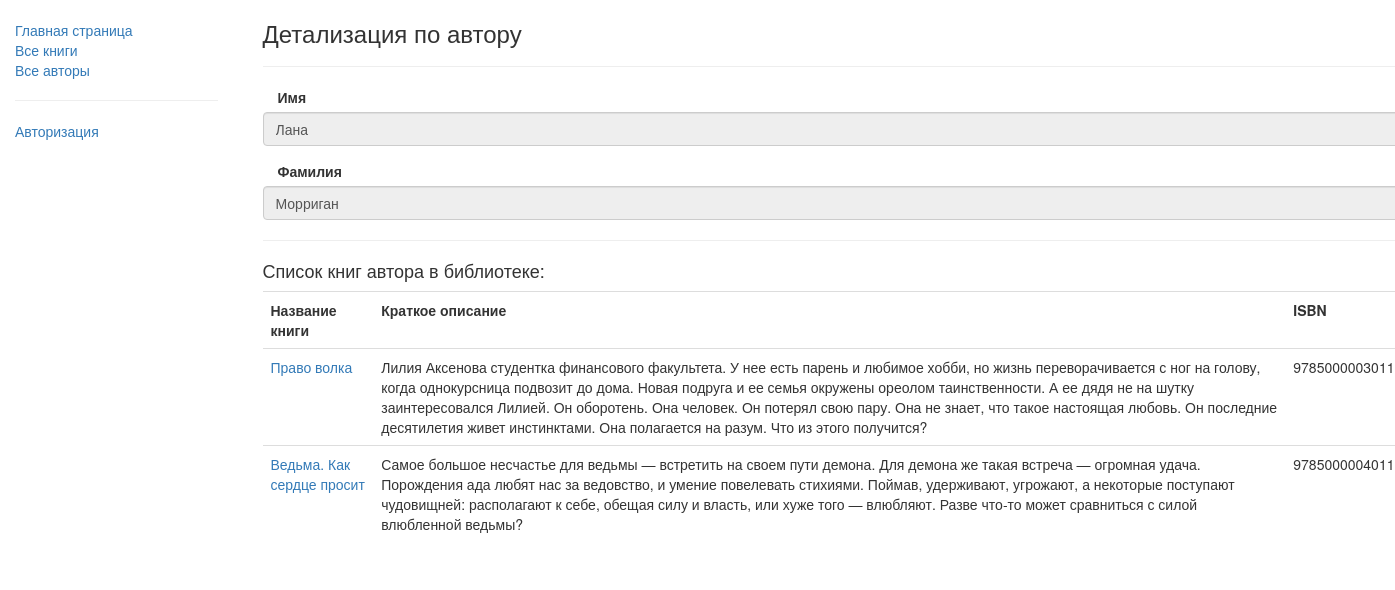
The page /catalog/authors/3 on the database its author committed.
### catalog/models.py (models this page shows, shortened)
class Author(models.Model):
    first_name = models.CharField(max_length=100)
    last_name = models.CharField(max_length=100)
    date_of_birth = models.DateField(null=True, blank=True)
    date_of_death = models.DateField(null=True, blank=True)
    class Meta:
        permissions = [('can_create_author', 'Can create/update/delte author')]

class Book(models.Model):
    title = models.CharField(max_length=200)
    author = models.ForeignKey('Author',
                                on_delete=models.SET_NULL,
                                null=True)
    summary = models.TextField(max_length=1000,
                                help_text='Введите краткое описание книги')
    isbn = models.CharField('ISBN', max_length=13,
                            help_text='13 символов <a href="https://www.isbn-international.org/content/what-isbn">ISBN номер</a>')
    genre = models.ManyToManyField(Genre, help_text='Выберите жанр книги')
    def display_genre(self):
        """Получаем текстовое название жанра для панели администратора"""
        return ', '.join([genre.name for genre in self.genre.all()[:3]])
    display_genre.short_description = 'Genre'
    class Meta:
        permissions = [('can_create_book', 'Can create/update/delete book')]

### catalog/views.py (the view)
# urls.py: re_path(r'^authors/(?P<pk>\d+)$', views.AuthorDetailView.as_view(), name='author-detail'),
class AuthorDetailView(generic.DetailView):
    model = Author
    template_name = 'author-detail.html'
    def get_context_data(self, **kwargs):
        pk = self.kwargs.get(self.pk_url_kwarg, None)
        context = super().get_context_data(**kwargs)
        context['books'] = Book.objects.all().filter(author_id=pk)
        return context

### catalog/templates/author-detail.html (shortened to what this page needs)
{% extends 'base.html' %}
{% block content %}
    <div class="container">
        <h3>Детализация по автору</h3>
        <hr>
        <form action="">
            <div class="form-group">
                <label for="firstname" class="col-sm-2 col-form-label">Имя</label>
                <input type="text" readonly class="form-control" id="firstname" value="{{ author.first_name }}">
            </div>
            <div class="form-group">
                <label for="lastname" class="col-sm-2 col-form-label">Фамилия</label>
                <input type="text" readonly class="form-control" id="lastname" value="{{ author.last_name }}">
            </div>
        </form>
        <hr>
        <h4>Список книг автора в библиотеке:</h4>
        {% if books %}
            <table class="table">
                <tr>
                    <th>Название книги</th>
                    <th>Краткое описание</th>
                    <th>ISBN</th>
                </tr>
                {% for book in books %}
                    <tr>
                        <td><a href="{% url 'book-detail' book.id %}">{{ book.title }}</a></td>
                        <td>{{ book.summary }}</td>
                        <td>{{ book.isbn }}</td>
                    </tr>
                {% endfor %}
            </table>
        {% else %}
            <p>В библиотеке нет книг данного автора.</p>
        {% endif %}
    </div>
{% endblock %}

### rows shown on the page
Author: first_name "Лана", last_name "Морриган"
Book: title "Право волка", summary "Лилия Аксенова студентка финансового факультета. У нее есть парень и любимое хобби, но жизнь переворачивается с ног на голову, когда однокурсница подвозит до дома. Новая подруга и ее семья окружены ореолом таинственности. А ее дядя не на шутку заинтересовался Лилией. Он оборотень. Она человек. Он потерял свою пару. Она не знает, что такое настоящая любовь. Он последние десятилетия живет инстинктами. Она полагается на разум. Что из этого получится?", isbn "9785000003011"
Book: title "Ведьма. Как сердце просит", summary "Самое большое несчастье для ведьмы — встретить на своем пути демона. Для демона же такая встреча — огромная удача. Порождения ада любят нас за ведовство, и умение повелевать стихиями. Поймав, удерживают, угрожают, а некоторые поступают чудовищней: располагают к себе, обещая силу и власть, или хуже того — влюбляют. Разве что-то может сравниться с силой влюбленной ведьмы?", isbn "9785000004011"
